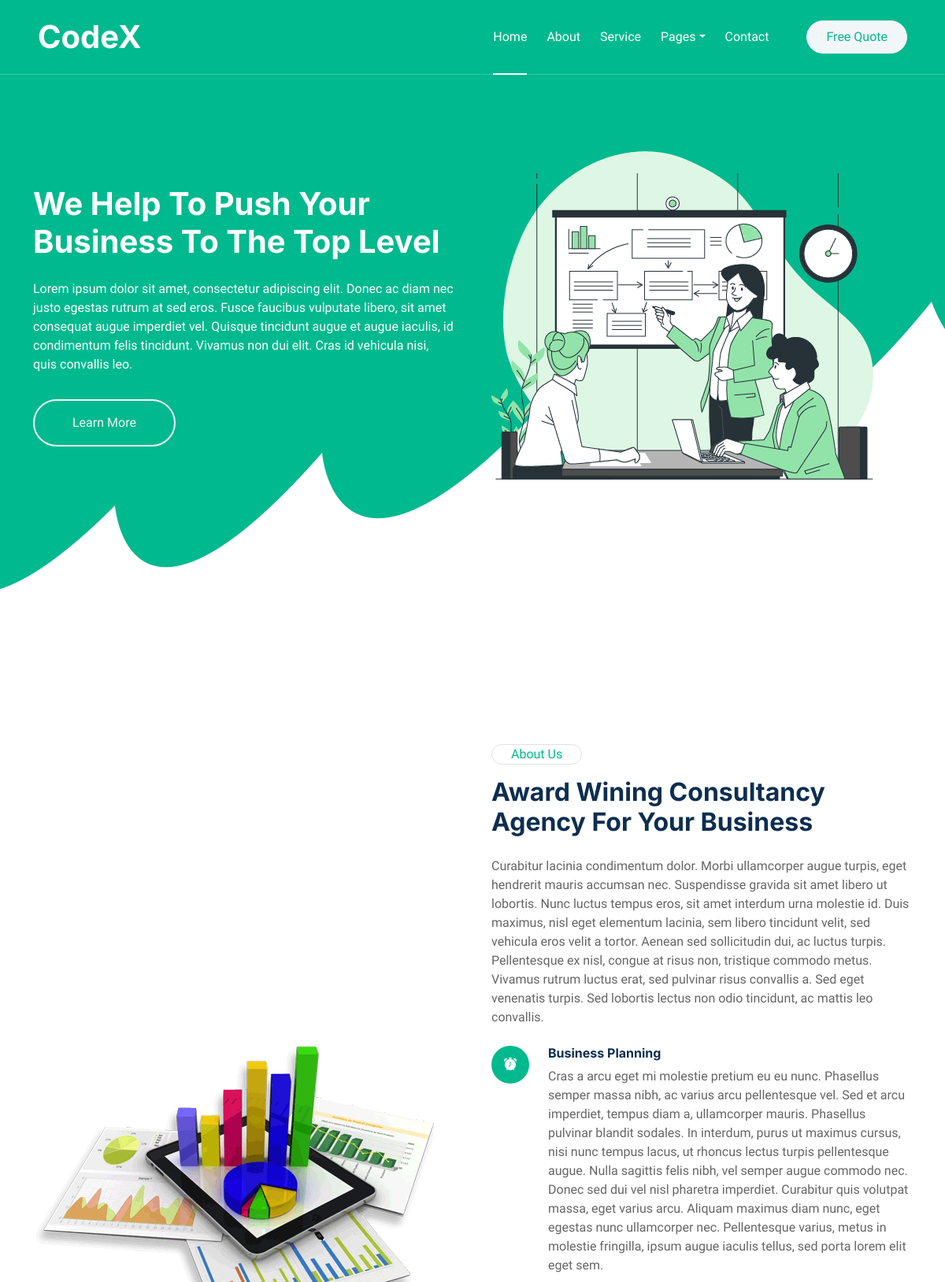
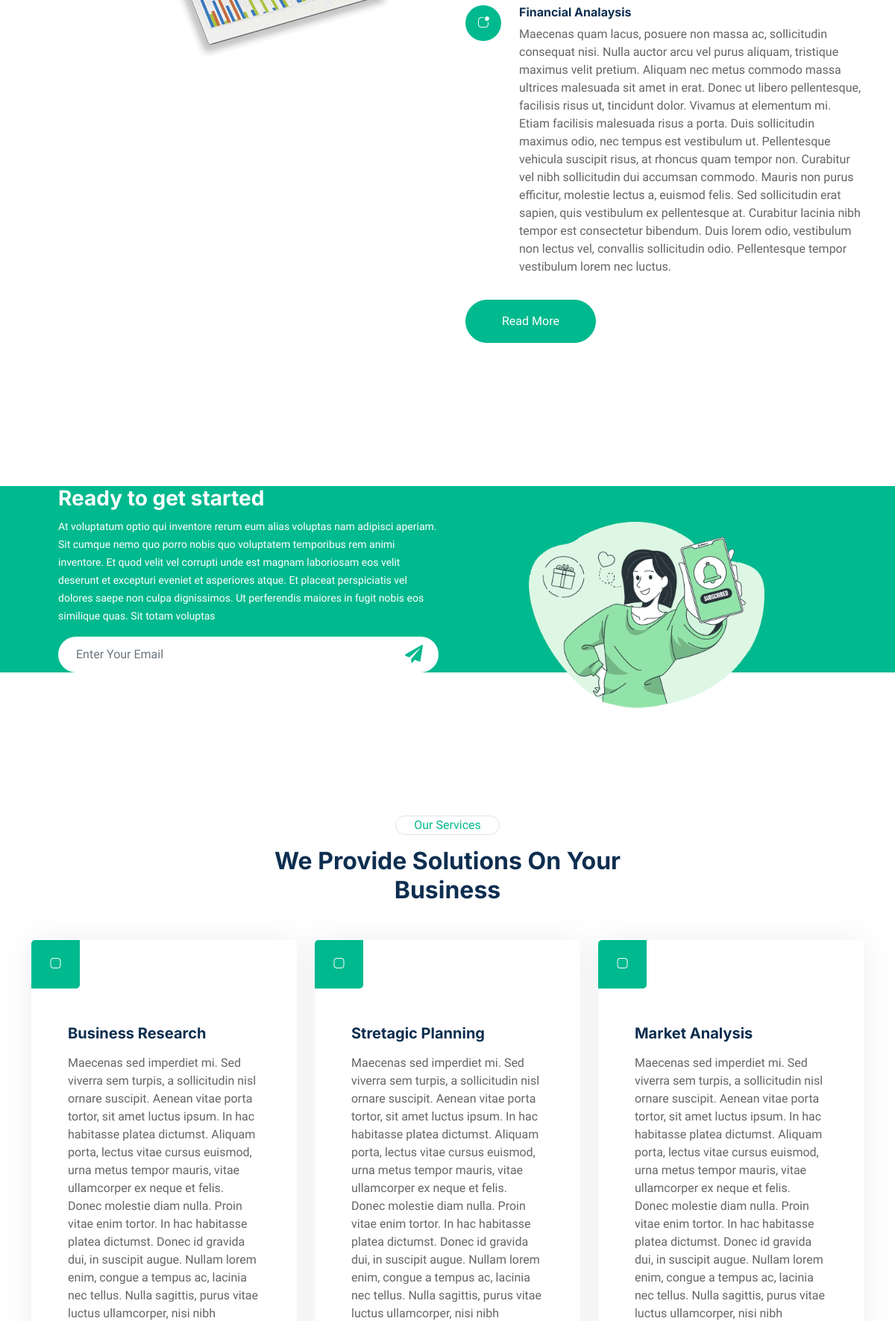
The page / (upper part) on the database its author committed (2 pictures, top to bottom).
### Site/models.py (models this page shows)
class Site_Info(models.Model):
    section_testimonial_title = models.CharField(max_length=255)
    section_banner_title = models.CharField(max_length=255)
    section_about_title = models.CharField(max_length=255)
    section_features_title = models.CharField(max_length=255)
    section_team_title = models.CharField(max_length=255)
    section_service_title = models.CharField(max_length=255)
    section_started_title = models.CharField(max_length=255)
    site_logo = models.CharField(max_length=255)

class Banner(models.Model):
    description = models.TextField()
    img = models.FileField()

class About(models.Model):
    description = models.TextField()
    img = models.FileField()

class AboutDetails(models.Model):
    title =  models.CharField(max_length=255)
    description = models.TextField()
    img = models.CharField(max_length=255)

### Service/models.py (models this page shows)
class Started(models.Model):
    description = models.TextField()
    img = models.FileField()

class Sevice_details(models.Model):
    title = models.CharField(max_length=255)
    description = models.TextField()
    img1 = models.CharField(max_length=255)
    img2 = models.CharField(max_length=255)

### Site/views.py (the view)
# urls.py: path('', index , name='index'),
def index(request):
    banner = Banner.objects.all()
    about = About.objects.all()
    about_details = AboutDetails.objects.all()
    Start = Started.objects.all()
    features_details = Features_Details.objects.all()
    img = Slider.objects.all()
    section = Site_Info.objects.first()
    service = Sevice_details.objects.all()
    testimonial = Testimonial.objects.all()
    team = TeamMember.objects.all()
    social_team = Social_Team.objects.all()
    if request.method == "POST":
        email = request.POST.get('email')
        news = Newsletter(email = email)
        news.save()
    return render(request, 'pages/index.html', locals())

### Site/context_processor.py (called while the page is built)
def Footer_details(request):
    footer = Footer.objects.all()
    return{
        'footer': footer
    }

### templates/pages/index.html (shortened to what this page needs)
{% extends 'base/base.html' %}
{% load static %}
{% block 'content' %}
      {% for banner in banner %}
            <div class="container-xxl bg-primary hero-header">
                    <div class="container">
                        <div class="row g-5 align-items-center">
                            <div class="col-lg-6 text-center text-lg-start">
                                <h1 class="text-white mb-4 animated zoomIn">{{ section.section_banner_title }}</h1>
                                <p class="text-white pb-3 animated zoomIn">{{ banner.description }}</p>
                                <a href="" class="btn btn-outline-light rounded-pill border-2 py-3 px-5 animated slideInRight">Learn More</a>
                            </div>
                            <div class="col-lg-6 text-center text-lg-start">
                                <img class="img-fluid animated zoomIn" src=" {{ banner.img.url }}" alt="">
                            </div>
                        </div>
                    </div>
                </div>
            </div>
        {% endfor %}
        {% for about in about  %}
                <div class="container-xxl py-6">
                    <div class="container">
                        <div class="row g-5 align-items-center">
                            <div class="col-lg-6 wow zoomIn" data-wow-delay="0.1s">
                                <img class="img-fluid" src=" {{ about.img.url }} ">
                            </div>
                            <div class="col-lg-6 wow fadeInUp" data-wow-delay="0.1s">
                                <div class="d-inline-block border rounded-pill text-primary px-4 mb-3">About Us</div>
                                <h2 class="mb-4">{{ section.section_about_title }} </h2>
                                <p class="mb-4">{{ about.description }} </p>
                                <div class="row g-3 mb-4">
                                {% for about_details in about_details %}
                                <div class="col-12 d-flex">
                                    <div class="flex-shrink-0 btn-lg-square rounded-circle bg-primary">
                                        <i class="{{ about_details.img }} text-white"></i>
                                    </div>
                                    <div class="ms-4">
                                        <h6>{{about_details.title}}</h6>
                                        <span>{{about_details.description}}</span>
                                    </div>
                                </div>
                                {% endfor %}
                            </div>
                            <a class="btn btn-primary rounded-pill py-3 px-5 mt-2" href="">Read More</a>
                        </div>
                    </div>
                </div>
            </div>
        {% endfor %}
        {% for Start in Start  %}
            <div class="container-xxl bg-primary my-6 wow fadeInUp" data-wow-delay="0.1s">
                <div class="container px-lg-5">
                    <div class="row align-items-center" style="height: 250px;">
                        <div class="col-12 col-md-6">
                            <h3 class="text-white">{{ section.section_started_title }}</h3>
                            <small class="text-white">{{ Start.description }}</small>
                            <div class="position-relative w-100 mt-3">
                                <form id="post_form" action="{% url 'index' %}" method="POST" >
                                    <input class="form-control border-0 rounded-pill w-100 ps-4 pe-5" id="email" name='email' type="text" placeholder="Enter Your Email" style="height: 48px;">
                                    <button type="submit" class="btn shadow-none position-absolute top-0 end-0 mt-1 me-2"><i class="fa fa-paper-plane text-primary fs-4"></i></button>
                                </form>
                            </div>
                        </div>
                        <div class="col-md-6 text-center mb-n5 d-none d-md-block">
                            <img class="img-fluid mt-5" style="max-height: 250px;" src=" {{ Start.img.url }}">
                        </div>
                    </div>
                </div>
            </div>
        {% endfor %}
        <div class="container-xxl py-6">
            <div class="container">
                <div class="mx-auto text-center wow fadeInUp" data-wow-delay="0.1s" style="max-width: 600px;">
                    <div class="d-inline-block border rounded-pill text-primary px-4 mb-3">Our Services</div>
                    <h2 class="mb-5">{{ section.section_service_title }}</h2>
                </div>
                <div class="row g-4">
                {% for service in service %}
                    <div class="col-lg-4 col-md-6 wow fadeInUp" data-wow-delay="0.1s">
                        <div class="service-item rounded h-100">
                            <div class="d-flex justify-content-between">
                                <div class="service-icon">
                                    <i class="{{service.img1}}"></i>
                                </div>
                            </div>
                            <div class="p-5">
                                <h5 class="mb-3">{{service.title}}</h5>
                                <span>{{service.description}}</span>
                            </div>
                        </div>
                    </div>
                {% endfor %}
                </div>
            </div>
        </div>
{% endblock 'content' %}

### templates/base/base.html (shortened to what this page needs)
{% load static %}
<!DOCTYPE html>
<html lang="en">
<head>
    <link href="https://cdnjs.cloudflare.com/ajax/libs/font-awesome/5.10.0/css/all.min.css" rel="stylesheet">
    <link href="https://cdn.jsdelivr.net/npm/bootstrap-icons@1.4.1/font/bootstrap-icons.css" rel="stylesheet">
    <link href=" {% static 'assets/lib/animate/animate.min.css' %}" rel="stylesheet">
    <link href="{% static 'assets/lib/owlcarousel/assets/owl.carousel.min.css' %}" rel="stylesheet">
    <link href="{% static 'assets/css/bootstrap.min.css' %}" rel="stylesheet">
    <link href="{% static 'assets/css/style.css' %}" rel="stylesheet">
    <link rel="stylesheet" type="text/css" href="//unpkg.com/swagger-ui-dist@3/swagger-ui.css" />
</head>
<body>
    <div class="container-xxl bg-white p-0">
        <div class="container-xxl position-relative p-0">
            <nav class="navbar navbar-expand-lg navbar-light px-4 px-lg-5 py-3 py-lg-0">
                <a href="{% url 'index' %}" class="navbar-brand p-0">
                    <h1 class="m-0">{{section.site_logo}}</h1>
                </a>
                <div class="collapse navbar-collapse" id="navbarCollapse">
                    <div class="navbar-nav ms-auto py-0">
                        <a href="{% url 'index' %}" class="nav-item nav-link {% if request.path == '/' %} active {% endif %}">Home</a>
                        <a href="{% url 'about' %}" class="nav-item nav-link {% if request.path == '/about' %} active {% endif %}">About</a>
                        <a href="{% url 'service' %} " class="nav-item nav-link {% if request.path == '/service' %} active {% endif %}">Service</a>
                        <div class="nav-item dropdown">
                            <a href="#" class="nav-link dropdown-toggle" data-bs-toggle="dropdown">Pages</a>
                        </div>
                        <a href=" {% url 'contact' %}" class="nav-item nav-link {% if request.path == '/contact' %} active {% endif %}">Contact</a>
                    </div>
                    <a href="" class="btn btn-light rounded-pill text-primary py-2 px-4 ms-lg-5">Free Quote</a>
                </div>
            </nav>
    {% block 'content' %}
    {% endblock 'content' %}
    </div>
</body>
</html>

### static/assets/css/style.css (style rules this page uses)
:root { --primary: #00B98E; --light: #F3F6F8; --dark: #0E2E50; }
.my-6 { margin-top: 6rem; margin-bottom: 6rem; }
.py-6 { padding-top: 6rem; padding-bottom: 6rem; }
.btn { font-weight: 500; transition: .5s; }
.btn.btn-primary, .btn.btn-outline-primary:hover { color: #FFFFFF; }
.btn-lg-square { width: 48px; height: 48px; }
.btn-square, .btn-sm-square, .btn-lg-square { padding: 0; display: flex; align-items: center; justify-content: center; font-weight: normal; border-radius: 50px; }
.navbar .navbar-nav .nav-link { position: relative; margin-left: 25px; padding: 35px 0; color: #FFFFFF; font-weight: 500; outline: none; transition: .5s; }
.navbar .navbar-nav .nav-link:hover, .navbar .navbar-nav .nav-link.active { color: #FFFFFF; }
.navbar .navbar-brand h1 { color: #FFFFFF; }
@media (min-width: 992px) { .navbar { position: absolute; width: 100%; top: 0; left: 0; border-bottom: 1px solid rgba(256, 256, 256, .2); z-index: 999; } }
@media (min-width: 992px) { .navbar .navbar-nav .nav-link::before { position: absolute; content: ""; width: 100%; height: 2px; bottom: 10px; left: 0; background: #FFFFFF; opacity: 0; transition: .5s; } }
@media (min-width: 992px) { .navbar .navbar-nav .nav-link:hover::before, .navbar .navbar-nav .nav-link.active::before { bottom: -1px; left: 0; opacity: 1; } }
.hero-header { margin-bottom: 6rem; padding: 12rem 0 9rem 0; background: url(../img/shape-bottom.png) center bottom no-repeat; }
.service-item { box-shadow: 0 0 45px rgba(0, 0, 0, .07); border: 1px solid transparent; transition: .5s; }
.service-item .service-icon, .service-item .service-btn { margin: -1px 0 0 -1px; width: 65px; height: 65px; display: flex; align-items: center; justify-content: center; color: #FFFFFF; background: var(--primary); border-radius: 5px 0; transition: .5s; }

### rows shown on the page
Site_Info: site_logo "CodeX", section_banner_title "We Help To Push Your Business To The Top Level", section_about_title "Award Wining Consultancy Agency For Your Business", section_started_title "Ready to get started", section_service_title "We Provide Solutions On Your Business"
Banner: description "Lorem ipsum dolor sit amet, consectetur adipiscing elit. Donec ac diam nec justo egestas rutrum at sed eros. Fusce faucibus vulputate libero, sit amet consequat augue imperdiet vel. Quisque tincidunt augue et augue iaculis, id condimentum felis tincidunt. Vivamus non dui elit. Cras id vehicula nisi, quis convallis leo.", img (picture)
About: img (picture), description "Curabitur lacinia condimentum dolor. Morbi ullamcorper augue turpis, eget hendrerit mauris accumsan nec. Suspendisse gravida sit amet libero ut lobortis. Nunc luctus tempus eros, sit amet interdum urna molestie id. Duis maximus, nisl eget elementum lacinia, sem libero tincidunt velit, sed vehicula eros velit a tortor. Aenean sed sollicitudin dui, ac luctus turpis. Pellentesque ex nisl, congue at risus non, tristique commodo metus. Vivamus rutrum luctus erat, sed pulvinar risus convallis a. Sed eget venenatis turpis. Sed lobortis lectus non odio tincidunt, ac mattis leo convallis."
AboutDetails: title "Business Planning", description "Cras a arcu eget mi molestie pretium eu eu nunc. Phasellus semper massa nibh, ac varius arcu pellentesque vel. Sed et arcu imperdiet, tempus diam a, ullamcorper mauris. Phasellus pulvinar blandit sodales. In interdum, purus ut maximus cursus, nisi nunc tempus lacus, ut rhoncus lectus turpis pellentesque augue. Nulla sagittis felis nibh, vel semper augue commodo nec. Donec sed dui vel nisl pharetra imperdiet. Curabitur quis volutpat massa, eget varius arcu. Aliquam maximus diam nunc, eget egestas nunc ullamcorper nec. Pellentesque varius, metus in molestie fringilla, ipsum augue iaculis tellus, sed porta lorem elit eget sem."
AboutDetails: title "Financial Analaysis", description "Maecenas quam lacus, posuere non massa ac, sollicitudin consequat nisi. Nulla auctor arcu vel purus aliquam, tristique maximus velit pretium. Aliquam nec metus commodo massa ultrices malesuada sit amet in erat. Donec ut libero pellentesque, facilisis risus ut, tincidunt dolor. Vivamus at elementum mi. Etiam facilisis malesuada risus a porta. Duis sollicitudin maximus odio, nec tempus est vestibulum ut. Pellentesque vehicula suscipit risus, at rhoncus quam tempor non. Curabitur vel nibh sollicitudin dui accumsan commodo. Mauris non purus efficitur, molestie lectus a, euismod felis. Sed sollicitudin erat sapien, quis vestibulum ex pellentesque at. Curabitur lacinia nibh tempor est consectetur…"
Started: description "At voluptatum optio qui inventore rerum eum alias voluptas nam adipisci aperiam. Sit cumque nemo quo porro nobis quo voluptatem temporibus rem animi inventore. Et quod velit vel corrupti unde est magnam laboriosam eos velit deserunt et excepturi eveniet et asperiores atque. Et placeat perspiciatis vel dolores saepe non culpa dignissimos. Ut perferendis maiores in fugit nobis eos similique quas. Sit totam voluptas", img (picture)
Sevice_details: title "Business Research"
Sevice_details: title "Stretagic Planning"
Sevice_details: title "Market Analysis"
